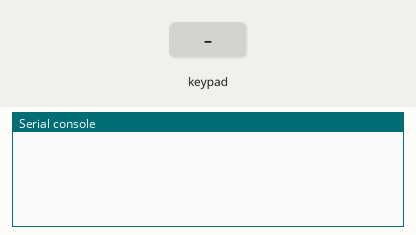
This program was run on a simulated MicroPython board. Shown: the last lines printed to the serial console. Inputs (shaded band) come from the test bench.

Above: at 1.2 s.
1.3 s: key '1' pressed
At 2.5 s:
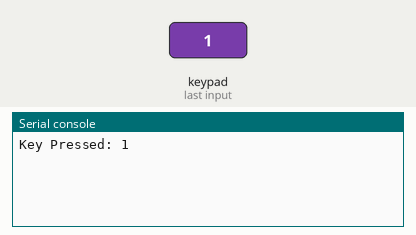
2.8 s: keypad keys 1 2 # pressed 0.4 s apart
At 4.5 s:
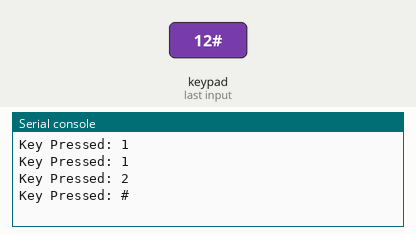
5.5 s: key 'A' pressed
At 5.9 s:
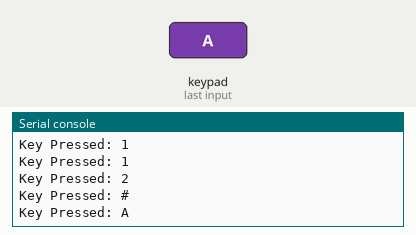
7.0 s: keypad keys 1 2 * pressed 0.4 s apart
At 8.9 s:
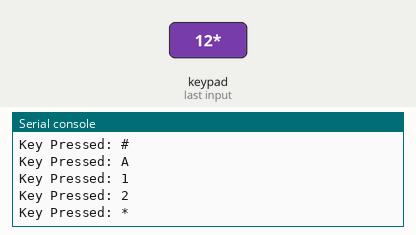
9.7 s: key 'B' pressed
At 10.3 s:
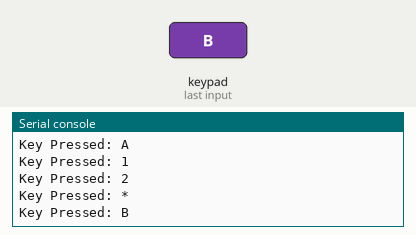
11.2 s: keypad keys 1 2 D pressed 0.4 s apart
At 13.3 s:
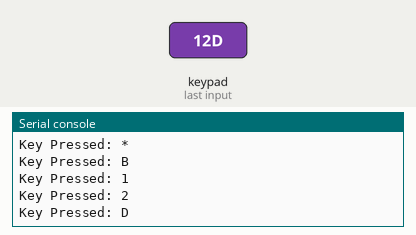

The program:

keypad.py
```python
from machine import Pin
from time import sleep

# Define keypad matrix layout
keypad = [
    ['1', '2', '3', 'A'],
    ['4', '5', '6', 'B'],
    ['7', '8', '9', 'C'],
    ['*', '0', '#', 'D']
]

# Define row and column pins
row_pins = [Pin(15, Pin.OUT),Pin(16, Pin.OUT),Pin(17, Pin.OUT),Pin(18, Pin.OUT)]
col_pins = [Pin(8, Pin.IN, Pin.PULL_DOWN),Pin(3, Pin.IN, Pin.PULL_DOWN),Pin(46, Pin.IN, Pin.PULL_DOWN),Pin(9, Pin.IN, Pin.PULL_DOWN)]

def scan_keypad():
    for row_index, row in enumerate(row_pins):
        row.value(1)  # Set current row HIGH
        for col_index, col in enumerate(col_pins):
            if col.value() == 1:  # If column is HIGH, key is pressed
                print("Key Pressed:", keypad[row_index][col_index])
                sleep(0.3)  # Debounce delay
        row.value(0)  # Reset row to LOW

while True:
    scan_keypad()
```

Measured:
- after the input at 1.3 s, the serial console: prints a new line at once (image 1)
- after the input at 2.8 s, the serial console: prints a new line after 0.40 s (image 2)
- after the input at 5.5 s, the serial console: prints a new line at once (image 3)
- after the input at 7.0 s, the serial console: prints a new line at once (image 4)
- after the input at 9.7 s, the serial console: prints a new line at once (image 5)
- after the input at 11.2 s, the serial console: prints a new line at once (image 6)
